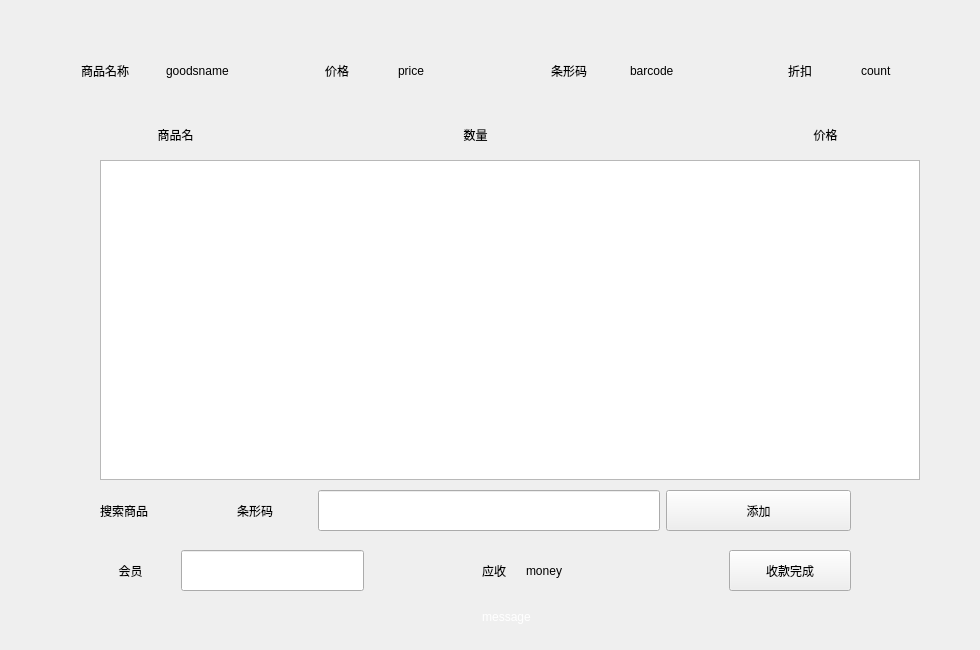
    <widget class="QWidget" name="salewidget">
     <widget class="QWidget" name="horizontalLayoutWidget_6">
      <property name="geometry">
       <rect>
        <x>50</x>
        <y>40</y>
        <width>921</width>
        <height>61</height>
       </rect>
      </property>
      <layout class="QHBoxLayout" name="horizontalLayout_6">
       <item>
        <layout class="QHBoxLayout" name="horizontalLayout_3">
         <item>
          <widget class="QLabel" name="label">
           <property name="text">
            <string>商品名称</string>
           </property>
           <property name="alignment">
            <set>Qt::AlignCenter</set>
           </property>
          </widget>
         </item>
         <item>
          <widget class="QLabel" name="goodsname">
           <property name="text">
            <string>goodsname</string>
           </property>
          </widget>
         </item>
        </layout>
       </item>
       <item>
        <layout class="QHBoxLayout" name="horizontalLayout_4">
         <item>
          <widget class="QLabel" name="label_4">
           <property name="text">
            <string>价格</string>
           </property>
           <property name="alignment">
            <set>Qt::AlignCenter</set>
           </property>
          </widget>
         </item>
         <item>
          <widget class="QLabel" name="price">
           <property name="text">
            <string>price</string>
           </property>
          </widget>
         </item>
        </layout>
       </item>
       <item>
        <layout class="QHBoxLayout" name="horizontalLayout_5">
         <item>
          <widget class="QLabel" name="label_5">
           <property name="text">
            <string>条形码</string>
           </property>
           <property name="alignment">
            <set>Qt::AlignCenter</set>
           </property>
          </widget>
         </item>
         <item>
          <widget class="QLabel" name="barcode">
           <property name="text">
            <string>barcode</string>
           </property>
          </widget>
         </item>
        </layout>
       </item>
       <item>
        <layout class="QHBoxLayout" name="horizontalLayout_23">
         <item>
          <widget class="QLabel" name="label_14">
           <property name="text">
            <string>折扣</string>
           </property>
           <property name="alignment">
            <set>Qt::AlignCenter</set>
           </property>
          </widget>
         </item>
         <item>
          <widget class="QLabel" name="count">
           <property name="text">
            <string>count</string>
           </property>
          </widget>
         </item>
        </layout>
       </item>
      </layout>
     </widget>
     <widget class="QListWidget" name="listWidget">
      <property name="geometry">
       <rect>
        <x>100</x>
        <y>160</y>
        <width>820</width>
        <height>320</height>
       </rect>
      </property>
     </widget>
     <widget class="QWidget" name="widget_2" native="true">
      <property name="geometry">
       <rect>
        <x>100</x>
        <y>120</y>
        <width>820</width>
        <height>30</height>
       </rect>
      </property>
      <widget class="QLabel" name="label_10">
       <property name="geometry">
        <rect>
         <x>0</x>
         <y>0</y>
         <width>151</width>
         <height>30</height>
        </rect>
       </property>
       <property name="text">
        <string>商品名</string>
       </property>
       <property name="alignment">
        <set>Qt::AlignCenter</set>
       </property>
      </widget>
      <widget class="QLabel" name="label_11">
       <property name="geometry">
        <rect>
         <x>300</x>
         <y>0</y>
         <width>151</width>
         <height>30</height>
        </rect>
       </property>
       <property name="text">
        <string>数量</string>
       </property>
       <property name="alignment">
        <set>Qt::AlignCenter</set>
       </property>
      </widget>
      <widget class="QLabel" name="label_12">
       <property name="geometry">
        <rect>
         <x>650</x>
         <y>0</y>
         <width>151</width>
         <height>30</height>
        </rect>
       </property>
       <property name="text">
        <string>价格</string>
       </property>
       <property name="alignment">
        <set>Qt::AlignCenter</set>
       </property>
      </widget>
     </widget>
     <widget class="QWidget" name="widget" native="true">
      <property name="geometry">
       <rect>
        <x>100</x>
        <y>490</y>
        <width>821</width>
        <height>151</height>
       </rect>
      </property>
      <widget class="QWidget" name="horizontalLayoutWidget_8">
       <property name="geometry">
        <rect>
         <x>0</x>
         <y>0</y>
         <width>751</width>
         <height>41</height>
        </rect>
       </property>
       <layout class="QHBoxLayout" name="horizontalLayout_8" stretch="1,5,2">
        <item>
         <widget class="QLabel" name="label_7">
          <property name="text">
           <string>搜索商品</string>
          </property>
         </widget>
        </item>
        <item>
         <layout class="QHBoxLayout" name="horizontalLayout_7" stretch="1,3">
          <item>
           <widget class="QLabel" name="label_6">
            <property name="text">
             <string>条形码</string>
            </property>
            <property name="alignment">
             <set>Qt::AlignCenter</set>
            </property>
           </widget>
          </item>
          <item>
           <widget class="QLineEdit" name="search_barcode">
            <property name="sizePolicy">
             <sizepolicy hsizetype="Expanding" vsizetype="Preferred">
              <horstretch>0</horstretch>
              <verstretch>0</verstretch>
             </sizepolicy>
            </property>
           </widget>
          </item>
         </layout>
        </item>
        <item>
         <widget class="QPushButton" name="search_and_add">
          <property name="sizePolicy">
           <sizepolicy hsizetype="Minimum" vsizetype="Preferred">
            <horstretch>0</horstretch>
            <verstretch>0</verstretch>
           </sizepolicy>
          </property>
          <property name="styleSheet">
           <string notr="true"/>
          </property>
          <property name="text">
           <string>添加</string>
          </property>
         </widget>
        </item>
       </layout>
      </widget>
      <widget class="QWidget" name="horizontalLayoutWidget_9">
       <property name="geometry">
        <rect>
         <x>0</x>
         <y>60</y>
         <width>751</width>
         <height>41</height>
        </rect>
       </property>
       <layout class="QHBoxLayout" name="horizontalLayout_9" stretch="1,3,2,3,2">
        <property name="spacing">
         <number>20</number>
        </property>
        <item>
         <widget class="QLabel" name="label_28">
          <property name="text">
           <string>会员</string>
          </property>
          <property name="alignment">
           <set>Qt::AlignCenter</set>
          </property>
         </widget>
        </item>
        <item>
         <widget class="QLineEdit" name="customername">
          <property name="sizePolicy">
           <sizepolicy hsizetype="Expanding" vsizetype="Preferred">
            <horstretch>0</horstretch>
            <verstretch>0</verstretch>
           </sizepolicy>
          </property>
         </widget>
        </item>
        <item>
         <widget class="QLabel" name="label_8">
          <property name="text">
           <string>应收</string>
          </property>
          <property name="alignment">
           <set>Qt::AlignRight|Qt::AlignTrailing|Qt::AlignVCenter</set>
          </property>
         </widget>
        </item>
        <item>
         <widget class="QLabel" name="need_pay">
          <property name="text">
           <string>money</string>
          </property>
         </widget>
        </item>
        <item>
         <widget class="QPushButton" name="finish_pay">
          <property name="sizePolicy">
           <sizepolicy hsizetype="Minimum" vsizetype="Preferred">
            <horstretch>0</horstretch>
            <verstretch>0</verstretch>
           </sizepolicy>
          </property>
          <property name="text">
           <string>收款完成</string>
          </property>
         </widget>
        </item>
       </layout>
      </widget>
      <widget class="QLabel" name="salemessage">
       <property name="geometry">
        <rect>
         <x>210</x>
         <y>110</y>
         <width>393</width>
         <height>33</height>
        </rect>
       </property>
       <property name="styleSheet">
        <string notr="true">font: 18pt &quot;楷体&quot;;
color: rgb(255, 255, 255);</string>
       </property>
       <property name="text">
        <string>message</string>
       </property>
       <property name="alignment">
        <set>Qt::AlignCenter</set>
       </property>
      </widget>
     </widget>
    </widget>
